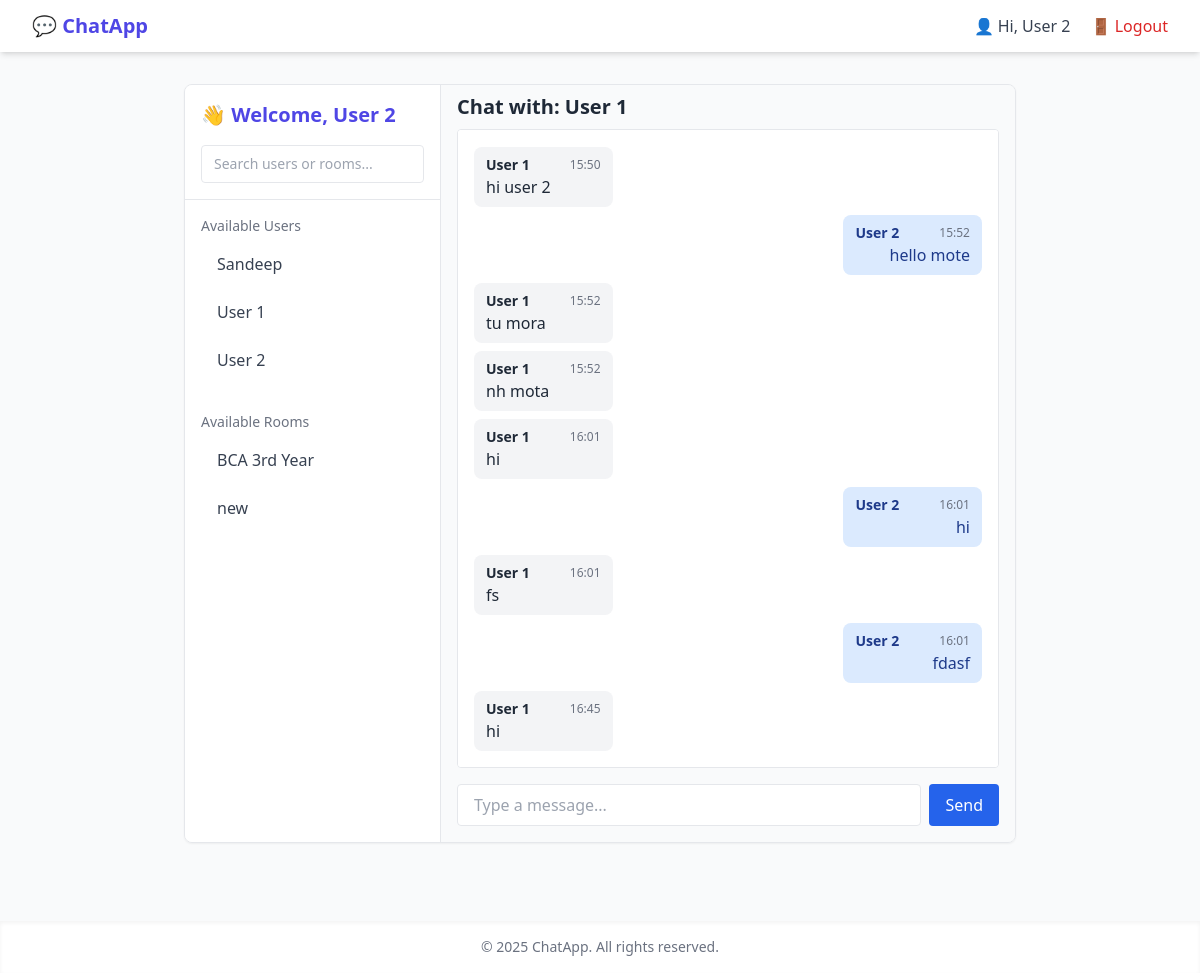
/?chat=user (signed in), run on the app's committed database.
### core/models.py (models this page shows, shortened)
class Room(models.Model):
    name = models.CharField(max_length=255, unique=True)
    slug = models.SlugField(unique=True, blank=True)
    created_by = models.ForeignKey(User, on_delete=models.CASCADE)
    created_at = models.DateTimeField(auto_now_add=True)

class PrivateChatMessage(models.Model):
    room = models.ForeignKey(PrivateRoom, related_name='messages', on_delete=models.CASCADE)
    sender = models.ForeignKey(User, on_delete=models.CASCADE)
    content = models.TextField()
    timestamp = models.DateTimeField(auto_now_add=True)
    class Meta:
        ordering = ['timestamp']

### core/views.py (the view)
# urls.py: 2. Add a URL to urlpatterns:  path('', views.home, name='home')
@login_required
def home(request):
    storage = messages.get_messages(request)
    list(storage)
    rooms = Room.objects.all()
    users = User.objects.all()
    selected_room = None
    selected_user = None
    private_room = None
    chat_messages = []
    room_name = request.GET.get("room")
    user_name = request.GET.get("chat")
    if room_name:
        try:
            selected_room = Room.objects.get(slug=room_name)
            chat_messages = selected_room.messages.order_by('timestamp')[:50]
        except Room.DoesNotExist:
            messages.error(request, 'Selected room does not exist')
    elif user_name:
        try:
            selected_user = User.objects.get(username=user_name)
            private_room = get_or_create_private_chat(request.user, selected_user)
            chat_messages = private_room.messages.order_by('timestamp')[:50]
        except User.DoesNotExist:
            messages.error(request, 'Selected user does not exist')
    return render(request, 'home.html', {
        'rooms': rooms,
        'users': users,
        'selected_room': selected_room,
        'selected_user': selected_user,
        'private_room': private_room,
        'messages': chat_messages,
        'error_message': messages.get_messages(request)
    })

### core/views.py (called while the page is built)
def get_or_create_private_chat(user1, user2):
    from .models import PrivateRoom
    user1, user2 = sorted([user1, user2], key=lambda u: u.id)
    room, created = PrivateRoom.objects.get_or_create(user1=user1, user2=user2)
    return room

### templates/home.html (shortened to what this page needs)
{% extends 'base.html' %} {% block content %}
<div class="flex h-[78vh] border rounded-lg overflow-hidden shadow-sm">
  <aside class="w-64 bg-white border-r overflow-y-auto">
    <div class="p-4 border-b">
      <h2 class="text-xl font-semibold text-indigo-600">👋 Welcome, {{ request.user.first_name }}</h2>
      <div class="mt-4 text-sm text-gray-600">
        <input
          type="text"
          id="search-input"
          placeholder="Search users or rooms..."
          class="w-full px-3 py-2 border rounded focus:outline-indigo-500"
        />
      </div>
    </div>
    <div class="p-4">
      <h3 class="text-sm font-medium text-gray-500 mb-2">Available Users</h3>
      <ul class="space-y-2">
        {% for user in users %}
        <a
          href="/?chat={{ user.username }}"
          class="block px-4 py-2 rounded text-gray-700 flex items-center justify-between group hover:bg-indigo-100"
        >
          {{ user.first_name }}
        </a>
        {% empty %}
        <li class="text-gray-400 text-sm">No users available</li>
        {% endfor %}
      </ul>
    </div>
    <div class="p-4">
      <h3 class="text-sm font-medium text-gray-500 mb-2">Available Rooms</h3>
      <ul class="space-y-2">
        {% for room in rooms %}
        <a
          href="/?room={{ room.slug }}"
          class="block px-4 py-2 rounded text-gray-700 flex items-center justify-between group hover:bg-indigo-100"
        >
          {{ room.name }}
        </a>
        {% empty %}
        <li class="text-gray-400 text-sm">No rooms available</li>
        {% endfor %}
      </ul>
    </div>
  </aside>
  <main class="flex-1 px-4 bg-gray-50 flex flex-col">
    {% if selected_room or private_room %} {% if selected_room %}
    <h2 class="text-xl font-bold my-2">Room: {{ selected_room.name }}</h2>
    {% else %}
    <h2 class="text-xl font-bold my-2">Chat with: {{ selected_user.first_name }}</h2>
    {% endif %}
    <div class="flex flex-col justify-between overflow-y-auto h-full mb-4">
      <div id="chat-box" class="border p-4 flex-1 overflow-y-scroll bg-white rounded mb-4 space-y-2">
        {% for msg in messages %}
        <div>
          {% if private_room %} {% if msg.sender %} {% if msg.sender == request.user %}
          <div class="text-right">
            <div class="inline-block bg-blue-100 text-blue-900 px-3 py-2 rounded-lg">
              <div class="flex justify-between gap-10 items-center text-sm">
                <p class="font-semibold">{{ msg.sender.first_name }}</p>
                <small class="text-gray-500 text-xs">{{ msg.timestamp|date:"H:i" }}</small>
              </div>
              <p>{{ msg.content }}</p>
            </div>
          </div>
          {% else %}
          <div class="text-left">
            <div class="inline-block bg-gray-100 text-gray-800 px-3 py-2 rounded-lg">
              <div class="flex justify-between gap-10 items-center text-sm">
                <p class="font-semibold">{{ msg.sender.first_name }}</p>
                <small class="text-gray-500 text-xs">{{ msg.timestamp|date:"H:i" }}</small>
              </div>
              <p>{{ msg.content }}</p>
            </div>
          </div>
          {% endif %} {% endif %} {% endif %}
        </div>
        {% endfor %}
      </div>
      <form id="chat-form" class="flex gap-2">
        <input
          type="text"
          id="message-input"
          class="flex-1 border px-4 py-2 rounded"
          placeholder="Type a message..."
          autocomplete="off"
          required
        />
        <button type="submit" class="bg-blue-600 text-white px-4 py-2 rounded">Send</button>
      </form>
    </div>
    {% endif %}
  </main>
</div>
{% endblock %}

### templates/base.html (shortened to what this page needs)
{% load static %}
<!DOCTYPE html>
<html lang="en">
  <head>
    <script src="https://cdn.tailwindcss.com"></script>
  </head>
  <body class="bg-gray-50 text-gray-800 min-h-screen flex flex-col">
    <nav class="bg-white shadow-md">
      <div class="max-w-7xl mx-auto px-4 sm:px-6 lg:px-8 py-3 flex justify-between items-center">
        <div class="text-xl font-semibold text-indigo-600">
          <a href="{% url 'home' %}">💬 ChatApp</a>
        </div>
        <div class="space-x-4 text-sm sm:text-base">
           {% if user.is_authenticated %}
          <a href="{% url 'profile' %}" class="text-gray-700 hover:text-indigo-600">👤 Hi, {{ user.first_name }}</a>
          <a href="{% url 'logout' %}" class="text-red-600 hover:text-red-800">🚪 Logout</a>
          {% else %}
          <a href="{% url 'login' %}" class="text-indigo-600 hover:text-indigo-800">🔑 Login</a>
          <a href="{% url 'signup' %}" class="text-indigo-600 hover:text-indigo-800">👤 Signup</a>
          {% endif %}
        </div>
      </div>
    </nav>
    <main class="flex-grow">
      <div class="max-w-4xl mx-auto py-8 px-4 sm:px-6 lg:px-8">{% block content %}{% endblock %}</div>
    </main>
    <footer class="bg-white text-center text-sm py-4 text-gray-500 shadow-inner">
      © {{ year|default:2025 }} ChatApp. All rights reserved.
    </footer>
  </body>
</html>

### data on the page
Room: name "BCA 3rd Year"
Room: name "new"
PrivateChatMessage: sender.first_name "User 1", timestamp "15:50", content "hi user 2"
PrivateChatMessage: sender.first_name "User 2", timestamp "15:52", content "hello mote"
PrivateChatMessage: sender.first_name "User 1", timestamp "15:52", content "tu mora"
PrivateChatMessage: sender.first_name "User 1", timestamp "15:52", content "nh mota"
PrivateChatMessage: sender.first_name "User 1", timestamp "16:01", content "hi"
PrivateChatMessage: sender.first_name "User 2", timestamp "16:01", content "hi"
PrivateChatMessage: sender.first_name "User 1", timestamp "16:01", content "fs"
PrivateChatMessage: sender.first_name "User 2", timestamp "16:01", content "fdasf"
PrivateChatMessage: sender.first_name "User 1", timestamp "16:45", content "hi"

### other printed values
{{ user.first_name }} "User 2"
{{ request.user.first_name }} "User 2"
{{ user.first_name }} "Sandeep"
{{ user.first_name }} "User 1"
{{ selected_user.first_name }} "User 1"
{{ year|default:2025 }} "2025"
